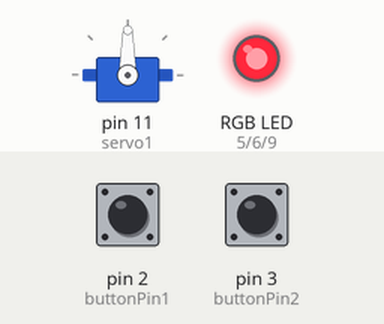
This sketch was run on a simulated Arduino Uno, built with avr-gcc and run on an emulated ATmega328P. Parts: servo, an RGB LED mixed from three pins (HIGH = lit). The inputs (shaded band) are chosen by the test bench; at power-on: pin 2 (buttonPin1) LOW, pin 3 (buttonPin2) LOW.

Above: at 1.2 s.
1.3 s: pin 2 (buttonPin1) pulled HIGH for 0.15 s
At 1.45 s:
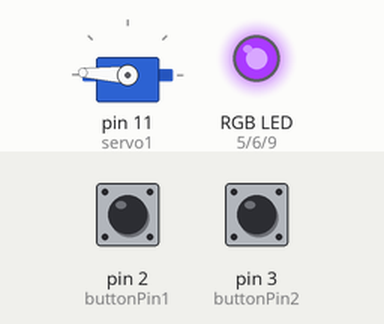
At 2.05 s:
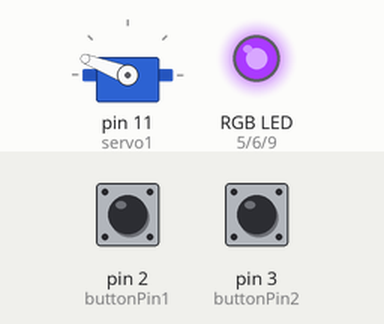
4.3 s: pin 3 (buttonPin2) pulled HIGH for 3.2 s
9.0 s: pin 2 (buttonPin1) pulled HIGH for 3.2 s
At 17.9 s:
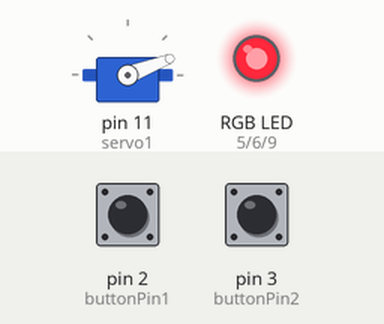
Timing chart, 0 to 19.4 s (numbered marks = the images above; inputs shaded):
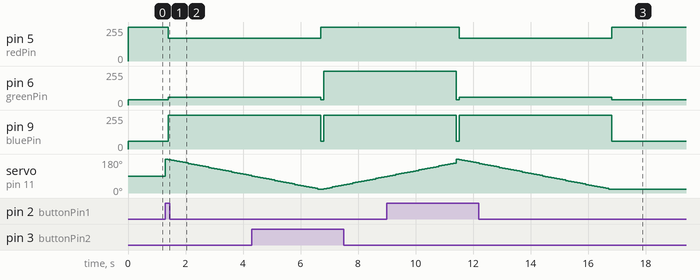

The sketch:

Servo_with_buttons.ino
```cpp
#include <Servo.h>
Servo servo1;

const int buttonPin1 = 2;// the number of the pushbutton pin
const int buttonPin2 = 3;
int leftPressed = 0;
int rightPressed = 0;

int redPin= 5;
int greenPin = 6;
int bluePin = 9;

int pos = 20;

void setup()
{
  // put your setup code here, to run once:
  servo1.attach(11);
  pinMode(buttonPin1, INPUT);
  pinMode(buttonPin2, INPUT);
  pinMode(redPin, OUTPUT);
  pinMode(greenPin, OUTPUT);
  pinMode(bluePin, OUTPUT);
}

void loop()
{
  leftPressed = digitalRead(buttonPin2);
  rightPressed = digitalRead(buttonPin1);
  setColor(255, 40, 60);

  if (leftPressed == HIGH)
  {
      for (pos = 20; pos <= 160; pos += 3)
      { // goes from 0 degrees to 180 degrees
        // in steps of 1 degree
        servo1.write(pos);              // tell servo to go to position in variable 'pos'
        delay(100);   // waits 15ms for the servo to reach the position
        setColor(255, 255, 255); // White Color
      }
  }

  if (rightPressed == HIGH)
  {
      for (pos = 180; pos >= 20; pos -= 3)
      { // goes from 180 degrees to 0 degrees
        servo1.write(pos);              // tell servo to go to position in variable 'pos'
        delay(100);                       // waits 15ms for the servo to reach the position
        setColor(170, 58, 255);
      }
  }
}

void setColor(int redValue, int greenValue, int blueValue)
{
  analogWrite(redPin, redValue);
  analogWrite(greenPin, greenValue);
  analogWrite(bluePin, blueValue);
}
```

Measured:
- after the input at 1.3 s, pin 5 (redPin): 255/255 → 170/255 after 0.10 s; pin 6 (greenPin): 40/255 → 58/255 after 0.10 s; pin 9 (bluePin): 60/255 → 255/255 after 0.10 s; servo on pin 11 (servo1): 90° → 180° at once, → 177° 0.10 s later, → 174° 0.10 s later, → 171° 0.10 s later, … (30 changes in this stretch)
- after the input at 9.0 s, pin 5 (redPin): 255/255 → 170/255 after 2.5 s, → 255/255 5.3 s later
